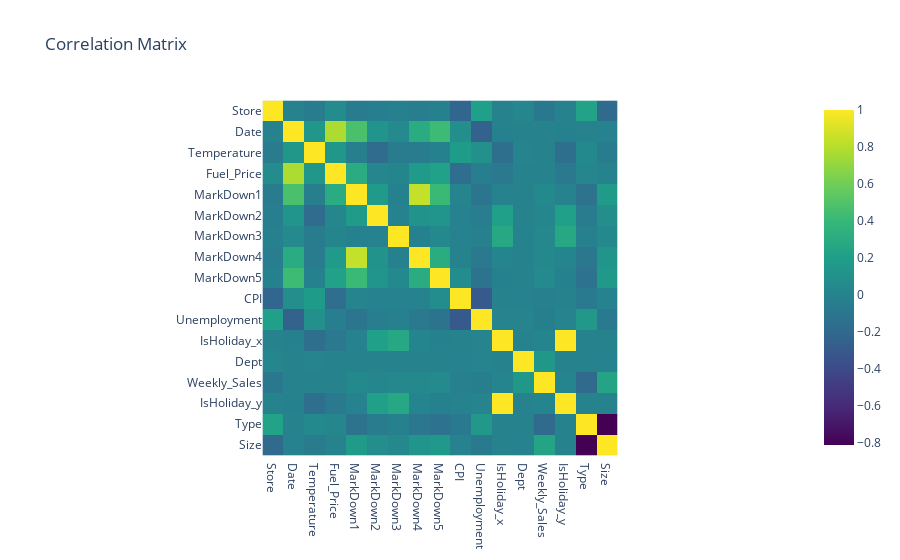

Write notebook code for a chart like this one.
### Code cell
correlation_matrix = df1.corr()
fig = px.imshow(correlation_matrix, color_continuous_scale='Viridis',
                title="Correlation Matrix")
fig.show()

### Figure 1 — Plotly figure (JSON) as saved in the notebook; plotly's stock layout.template omitted (floating-point values rounded to 4 significant figures; data arrays with more than 128 entries replaced by an {"elided": "..."} marker saying what was removed)
{"data": [{"coloraxis": "coloraxis", "hovertemplate": "x: %{x}<br>y: %{y}<br>color: %{z}<extra></extra>", "name": "0", "type": "heatmap", "x": ["Store", "Date", "Temperature", "Fuel_Price", "MarkDown1", "MarkDown2", "MarkDown3", "MarkDown4", "MarkDown5", "CPI", "Unemployment", "IsHoliday_x", "Dept", "Weekly_Sales", "IsHoliday_y", "Type", "Size"], "xaxis": "x", "y": ["Store", "Date", "Temperature", "Fuel_Price", "MarkDown1", "MarkDown2", "MarkDown3", "MarkDown4", "MarkDown5", "CPI", "Unemployment", "IsHoliday_x", "Dept", "Weekly_Sales", "IsHoliday_y", "Type", "Size"], "yaxis": "y", "z": {"elided": "17x17 float values"}}], "layout": {"coloraxis": {"colorscale": [[0, "#440154"], [0.1111, "#482878"], [0.2222, "#3e4989"], [0.3333, "#31688e"], [0.4444, "#26828e"], [0.5556, "#1f9e89"], [0.6667, "#35b779"], [0.7778, "#6ece58"], [0.8889, "#b5de2b"], [1, "#fde725"]]}, "title": {"text": "Correlation Matrix"}, "xaxis": {"anchor": "y", "constrain": "domain", "domain": [0, 1], "scaleanchor": "y"}, "yaxis": {"anchor": "x", "autorange": "reversed", "constrain": "domain", "domain": [0, 1]}}}
